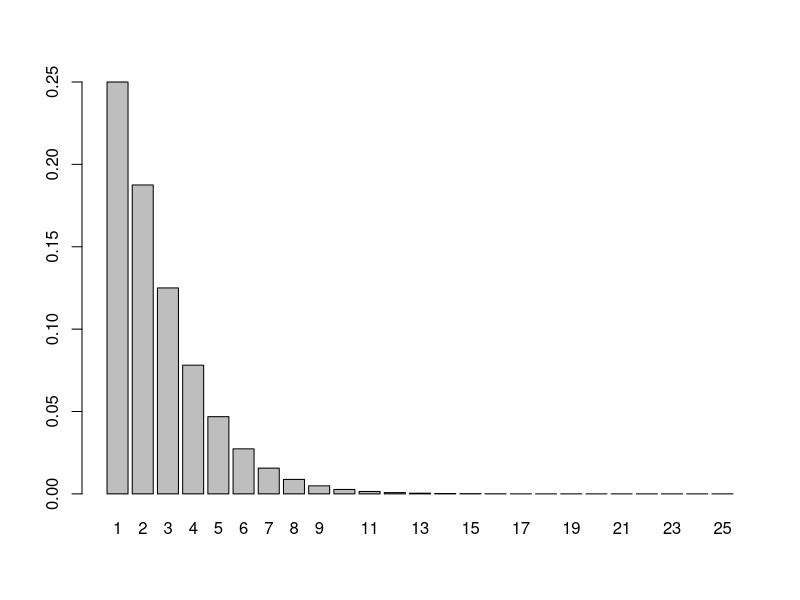
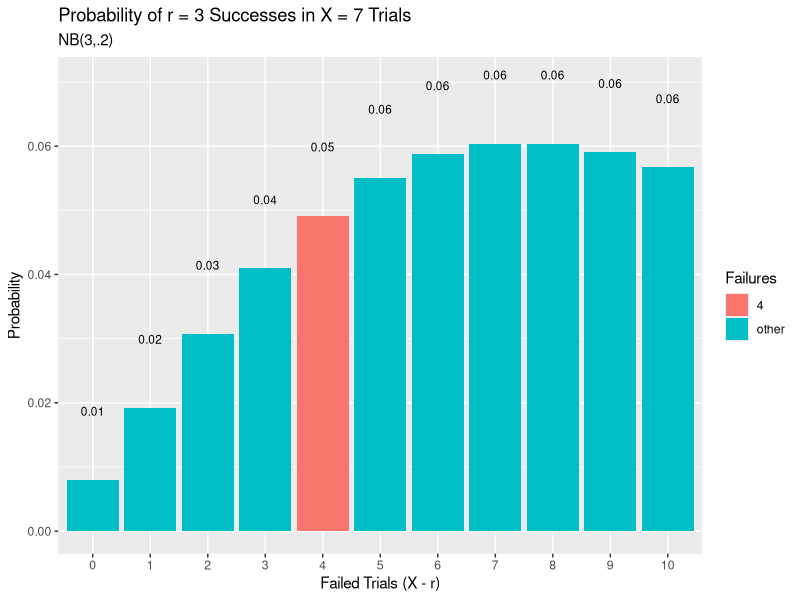
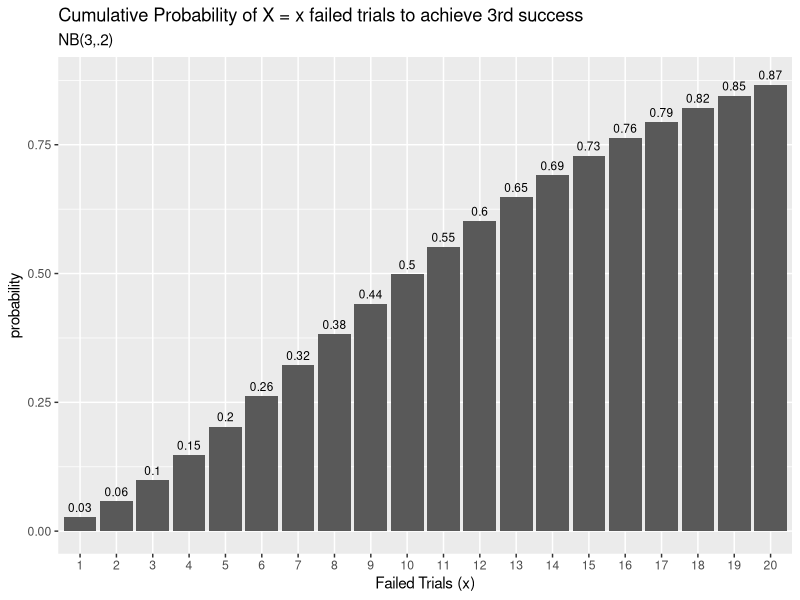

Source code (R) for these figures, in order:
## ---- chunk 1
r = 3
p = 0.20
n = 7 - r
# exact
dnbinom(x = n, size = r, prob = p)
## ---- chunk 2
# simulated
mean(rnbinom(n = 10000, size = r, prob = p) == n)
## ---- chunk 3
barplot(dnbinom(1:25,2,0.5), col="grey", names.arg=1:25)

## ---- chunk 4
suppressPackageStartupMessages(library(dplyr))
suppressPackageStartupMessages(library(ggplot2))

data.frame(x = 0:10, prob = dnbinom(x = 0:10, size = r, prob = p)) %>%
  mutate(Failures = ifelse(x == n, n, "other")) %>%
ggplot(aes(x = factor(x), y = prob, fill = Failures)) +
  geom_col() +
  geom_text(
    aes(label = round(prob,2), y = prob + 0.01),
    position = position_dodge(0.9),
    size = 3,
    vjust = 0
  ) +
  labs(title = "Probability of r = 3 Successes in X = 7 Trials",
       subtitle = "NB(3,.2)",
       x = "Failed Trials (X - r)",
       y = "Probability") 
## ---- chunk 5
#What is the expected number of trials to achieve r = 3 successes when the probability of success is p = 0.2?
r = 3
p = 0.20
# mean
# exact
r / p

## ---- chunk 6
# simulated
mean(rnbinom(n = 10000, size = 3, prob = p)) + r
## ---- chunk 7
# Variance
# exact
r * (1 - p) / p^2
## ---- chunk 8
# simulated
var(rnbinom(n = 100000, size = r, prob = p))
## ---- chunk 9
suppressPackageStartupMessages(library(dplyr))
suppressPackageStartupMessages(library(ggplot2))

data.frame(x = 1:20, 
           pmf = dnbinom(x = 1:20, size = r, prob = p),
           cdf = pnbinom(q = 1:20, size = r, prob = p, lower.tail = TRUE)) %>%
ggplot(aes(x = factor(x), y = cdf)) +
  geom_col() +
  geom_text(
    aes(label = round(cdf,2), y = cdf + 0.01),
    position = position_dodge(0.9),
    size = 3,
    vjust = 0
  ) +
  labs(title = "Cumulative Probability of X = x failed trials to achieve 3rd success",
       subtitle = "NB(3,.2)",
       x = "Failed Trials (x)",
       y = "probability") 

